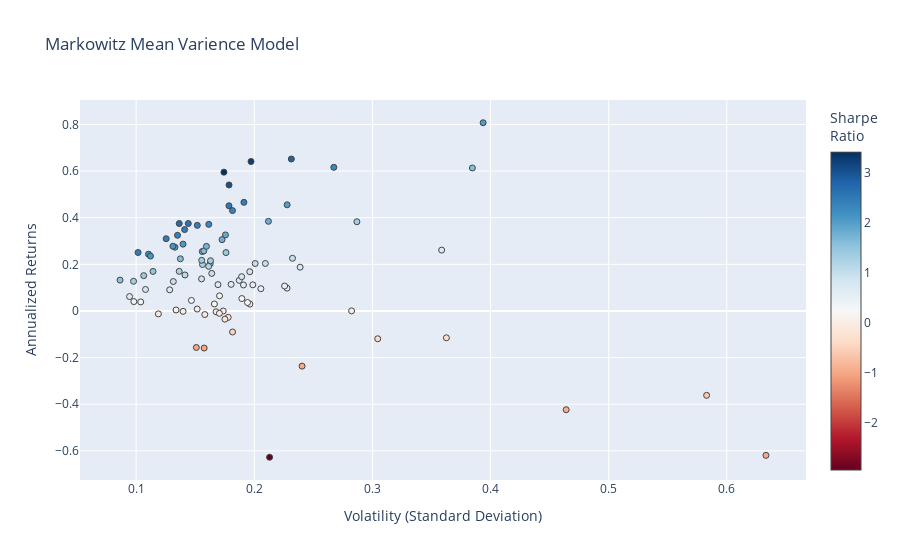

The notebook cell this image was saved under:
### Code cell
hover_texts = [
    f"{ticker} <br>Volatility: {vol:.3f} <br>Returns: {ret:.3%} <br>Sharpe Ratio: {sr:.3f}"
    for ticker, vol, ret, sr in zip(names, volatility, annualized_returns, sharpe_ratios)
]

fig = go.Figure(data=go.Scatter(
    x=volatility, 
    y=annualized_returns, 
    mode='markers',
    hoverinfo='text',
    hovertext=hover_texts,
    marker=dict(color=sharpe_ratios, colorscale = 'RdBu', size=6, line=dict(width=1), colorbar=dict(title="Sharpe<br>Ratio")
    )
))

fig.update_layout(
    title='Markowitz Mean Varience Model',
    xaxis_title='Volatility (Standard Deviation)',
    yaxis_title='Annualized Returns',
)

fig.show()

### Figure 1 — Plotly figure (JSON) as saved in the notebook; plotly's stock layout.template omitted (floating-point values rounded to 4 significant figures)
{"data": [{"hoverinfo": "text", "hovertext": ["ADBE_Close <br>Volatility: 0.228 <br>Returns: 45.540% <br>Sharpe Ratio: 1.999", "BTI_Close <br>Volatility: 0.191 <br>Returns: 11.154% <br>Sharpe Ratio: 0.584", "ORCL_Close <br>Volatility: 0.187 <br>Returns: 13.134% <br>Sharpe Ratio: 0.701", "XOM_Close <br>Volatility: 0.104 <br>Returns: 3.880% <br>Sharpe Ratio: 0.374", "HD_Close <br>Volatility: 0.135 <br>Returns: 32.454% <br>Sharpe Ratio: 2.404", "JPM_Close <br>Volatility: 0.156 <br>Returns: 19.920% <br>Sharpe Ratio: 1.276", "MSFT_Close <br>Volatility: 0.152 <br>Returns: 36.718% <br>Sharpe Ratio: 2.419", "AMZN_Close <br>Volatility: 0.212 <br>Returns: 38.442% <br>Sharpe Ratio: 1.813", "GIS_Close <br>Volatility: 0.174 <br>Returns: -0.030% <br>Sharpe Ratio: -0.002", "BAC_Close <br>Volatility: 0.209 <br>Returns: 20.360% <br>Sharpe Ratio: 0.972", "RTX_Close <br>Volatility: 0.136 <br>Returns: 16.980% <br>Sharpe Ratio: 1.244", "CSCO_Close <br>Volatility: 0.164 <br>Returns: 16.111% <br>Sharpe Ratio: 0.982", "CMCSA_Close <br>Volatility: 0.206 <br>Returns: 9.549% <br>Sharpe Ratio: 0.465", "AEP_Close <br>Volatility: 0.106 <br>Returns: 15.149% <br>Sharpe Ratio: 1.424", "MO_Close <br>Volatility: 0.178 <br>Returns: -2.746% <br>Sharpe Ratio: -0.154", "CPB_Close <br>Volatility: 0.240 <br>Returns: -23.666% <br>Sharpe Ratio: -0.984", "CRM_Close <br>Volatility: 0.156 <br>Returns: 25.484% <br>Sharpe Ratio: 1.634", "VZ_Close <br>Volatility: 0.169 <br>Returns: 11.300% <br>Sharpe Ratio: 0.668", "RMD_Close <br>Volatility: 0.201 <br>Returns: 20.344% <br>Sharpe Ratio: 1.013", "PM_Close <br>Volatility: 0.140 <br>Returns: -0.165% <br>Sharpe Ratio: -0.012", "BIIB_Close <br>Volatility: 0.228 <br>Returns: 9.799% <br>Sharpe Ratio: 0.430", "KR_Close <br>Volatility: 0.363 <br>Returns: -11.512% <br>Sharpe Ratio: -0.317", "MA_Close <br>Volatility: 0.144 <br>Returns: 37.500% <br>Sharpe Ratio: 2.602", "NVDA_Close <br>Volatility: 0.394 <br>Returns: 80.734% <br>Sharpe Ratio: 2.051", "GS_Close <br>Volatility: 0.196 <br>Returns: 2.945% <br>Sharpe Ratio: 0.150", "DUK_Close <br>Volatility: 0.094 <br>Returns: 6.184% <br>Sharpe Ratio: 0.655", "UA_Close <br>Volatility: 0.464 <br>Returns: -42.368% <br>Sharpe Ratio: -0.913", "VRTX_Close <br>Volatility: 0.385 <br>Returns: 61.334% <br>Sharpe Ratio: 1.595", "KO_Close <br>Volatility: 0.086 <br>Returns: 13.237% <br>Sharpe Ratio: 1.533", "ACN_Close <br>Volatility: 0.133 <br>Returns: 27.346% <br>Sharpe Ratio: 2.059", "DE_Close <br>Volatility: 0.179 <br>Returns: 45.118% <br>Sharpe Ratio: 2.527", "DHR_Close <br>Volatility: 0.128 <br>Returns: 9.067% <br>Sharpe Ratio: 0.706", "LMT_Close <br>Volatility: 0.110 <br>Returns: 24.360% <br>Sharpe Ratio: 2.206", "TXN_Close <br>Volatility: 0.161 <br>Returns: 37.142% <br>Sharpe Ratio: 2.300", "SAP_Close <br>Volatility: 0.137 <br>Returns: 22.379% <br>Sharpe Ratio: 1.628", "SO_Close <br>Volatility: 0.119 <br>Returns: -1.259% <br>Sharpe Ratio: -0.106", "MDT_Close <br>Volatility: 0.152 <br>Returns: 0.821% <br>Sharpe Ratio: 0.054", "ABBV_Close <br>Volatility: 0.179 <br>Returns: 54.051% <br>Sharpe Ratio: 3.026", "AMGN_Close <br>Volatility: 0.168 <br>Returns: -0.355% <br>Sharpe Ratio: -0.021", "NEE_Close <br>Volatility: 0.112 <br>Returns: 23.547% <br>Sharpe Ratio: 2.101", "CAT_Close <br>Volatility: 0.197 <br>Returns: 64.107% <br>Sharpe Ratio: 3.250", "T_Close <br>Volatility: 0.175 <br>Returns: -3.526% <br>Sharpe Ratio: -0.201", "QCOM_Close <br>Volatility: 0.239 <br>Returns: 18.777% <br>Sharpe Ratio: 0.786", "CVX_Close <br>Volatility: 0.141 <br>Returns: 15.444% <br>Sharpe Ratio: 1.093", "GOOGL_Close <br>Volatility: 0.157 <br>Returns: 25.766% <br>Sharpe Ratio: 1.638", "UNH_Close <br>Volatility: 0.141 <br>Returns: 34.904% <br>Sharpe Ratio: 2.475", "SYK_Close <br>Volatility: 0.155 <br>Returns: 21.732% <br>Sharpe Ratio: 1.398", "DIS_Close <br>Volatility: 0.158 <br>Returns: -1.539% <br>Sharpe Ratio: -0.097", "TSLA_Close <br>Volatility: 0.359 <br>Returns: 26.105% <br>Sharpe Ratio: 0.728", "MRK_Close <br>Volatility: 0.151 <br>Returns: -15.661% <br>Sharpe Ratio: -1.038", "WFC_Close <br>Volatility: 0.171 <br>Returns: 6.484% <br>Sharpe Ratio: 0.380", "MS_Close <br>Volatility: 0.196 <br>Returns: 16.831% <br>Sharpe Ratio: 0.858", "MCD_Close <br>Volatility: 0.136 <br>Returns: 37.497% <br>Sharpe Ratio: 2.748", "PFE_Close <br>Volatility: 0.108 <br>Returns: 9.217% <br>Sharpe Ratio: 0.854", "COST_Close <br>Volatility: 0.199 <br>Returns: 11.207% <br>Sharpe Ratio: 0.564", "RDY_Close <br>Volatility: 0.304 <br>Returns: -11.923% <br>Sharpe Ratio: -0.392", "EXC_Close <br>Volatility: 0.131 <br>Returns: 12.626% <br>Sharpe Ratio: 0.960", "AMD_Close <br>Volatility: 0.583 <br>Returns: -36.203% <br>Sharpe Ratio: -0.621", "GE_Close <br>Volatility: 0.213 <br>Returns: -62.754% <br>Sharpe Ratio: -2.947", "PEP_Close <br>Volatility: 0.098 <br>Returns: 12.729% <br>Sharpe Ratio: 1.302", "SRE_Close <br>Volatility: 0.134 <br>Returns: 0.416% <br>Sharpe Ratio: 0.031", "GILD_Close <br>Volatility: 0.189 <br>Returns: 5.321% <br>Sharpe Ratio: 0.281", "F_Close <br>Volatility: 0.166 <br>Returns: 2.996% <br>Sharpe Ratio: 0.180", "NFLX_Close <br>Volatility: 0.287 <br>Returns: 38.281% <br>Sharpe Ratio: 1.334", "IBM_Close <br>Volatility: 0.158 <br>Returns: -15.905% <br>Sharpe Ratio: -1.009", "WMT_Close <br>Volatility: 0.182 <br>Returns: 43.058% <br>Sharpe Ratio: 2.372", "EMR_Close <br>Volatility: 0.163 <br>Returns: 20.268% <br>Sharpe Ratio: 1.246", "AAPL_Close <br>Volatility: 0.176 <br>Returns: 25.044% <br>Sharpe Ratio: 1.423", "LLY_Close <br>Volatility: 0.147 <br>Returns: 4.513% <br>Sharpe Ratio: 0.308", "GOOG_Close <br>Volatility: 0.160 <br>Returns: 27.711% <br>Sharpe Ratio: 1.737", "BABA_Close <br>Volatility: 0.267 <br>Returns: 61.610% <br>Sharpe Ratio: 2.305", "SYY_Close <br>Volatility: 0.161 <br>Returns: 19.125% <br>Sharpe Ratio: 1.185", "JNJ_Close <br>Volatility: 0.114 <br>Returns: 16.968% <br>Sharpe Ratio: 1.485", "REGN_Close <br>Volatility: 0.282 <br>Returns: 0.032% <br>Sharpe Ratio: 0.001", "HON_Close <br>Volatility: 0.102 <br>Returns: 25.067% <br>Sharpe Ratio: 2.467", "INTC_Close <br>Volatility: 0.176 <br>Returns: 32.628% <br>Sharpe Ratio: 1.858", "META_Close <br>Volatility: 0.173 <br>Returns: 30.584% <br>Sharpe Ratio: 1.771", "ISRG_Close <br>Volatility: 0.191 <br>Returns: 46.587% <br>Sharpe Ratio: 2.436", "TMO_Close <br>Volatility: 0.163 <br>Returns: 21.553% <br>Sharpe Ratio: 1.323", "MMM_Close <br>Volatility: 0.131 <br>Returns: 27.772% <br>Sharpe Ratio: 2.118", "BSX_Close <br>Volatility: 0.170 <br>Returns: -1.012% <br>Sharpe Ratio: -0.059", "NKE_Close <br>Volatility: 0.226 <br>Returns: 10.695% <br>Sharpe Ratio: 0.474", "K_Close <br>Volatility: 0.182 <br>Returns: -9.007% <br>Sharpe Ratio: -0.496", "EW_Close <br>Volatility: 0.232 <br>Returns: 22.603% <br>Sharpe Ratio: 0.973", "PG_Close <br>Volatility: 0.098 <br>Returns: 4.023% <br>Sharpe Ratio: 0.410", "ABT_Close <br>Volatility: 0.140 <br>Returns: 28.667% <br>Sharpe Ratio: 2.053", "ZBH_Close <br>Volatility: 0.194 <br>Returns: 3.617% <br>Sharpe Ratio: 0.186", "ETN_Close <br>Volatility: 0.155 <br>Returns: 13.763% <br>Sharpe Ratio: 0.886", "GM_Close <br>Volatility: 0.189 <br>Returns: 14.706% <br>Sharpe Ratio: 0.777", "V_Close <br>Volatility: 0.125 <br>Returns: 30.982% <br>Sharpe Ratio: 2.471", "BMY_Close <br>Volatility: 0.180 <br>Returns: 11.411% <br>Sharpe Ratio: 0.633", "SNAP_Close <br>Volatility: 0.633 <br>Returns: -61.938% <br>Sharpe Ratio: -0.978", "PYPL_Close <br>Volatility: 0.231 <br>Returns: 65.170% <br>Sharpe Ratio: 2.817", "BA_Close <br>Volatility: 0.174 <br>Returns: 59.541% <br>Sharpe Ratio: 3.416"], "marker": {"color": [1.999, 0.5845, 0.7015, 0.3735, 2.404, 1.276, 2.419, 1.813, -0.001731, 0.9725, 1.244, 0.9824, 0.4645, 1.424, -0.1544, -0.9843, 1.634, 0.6676, 1.013, -0.01179, 0.4303, -0.3175, 2.602, 2.051, 0.15, 0.655, -0.913, 1.595, 1.533, 2.059, 2.527, 0.7062, 2.206, 2.3, 1.628, -0.1059, 0.0541, 3.026, -0.02118, 2.101, 3.25, -0.2013, 0.7863, 1.093, 1.638, 2.475, 1.398, -0.09731, 0.7279, -1.038, 0.3801, 0.8579, 2.748, 0.8542, 0.5638, -0.3916, 0.9605, -0.621, -2.947, 1.302, 0.03112, 0.2808, 0.1803, 1.334, -1.009, 2.372, 1.246, 1.423, 0.3075, 1.737, 2.305, 1.185, 1.485, 0.001131, 2.467, 1.858, 1.771, 2.436, 1.323, 2.118, -0.05938, 0.4739, -0.496, 0.9728, 0.4104, 2.053, 0.1862, 0.8859, 0.7768, 2.471, 0.6326, -0.9782, 2.817, 3.416], "colorbar": {"title": {"text": "Sharpe<br>Ratio"}}, "colorscale": [[0, "rgb(103,0,31)"], [0.1, "rgb(178,24,43)"], [0.2, "rgb(214,96,77)"], [0.3, "rgb(244,165,130)"], [0.4, "rgb(253,219,199)"], [0.5, "rgb(247,247,247)"], [0.6, "rgb(209,229,240)"], [0.7, "rgb(146,197,222)"], [0.8, "rgb(67,147,195)"], [0.9, "rgb(33,102,172)"], [1, "rgb(5,48,97)"]], "line": {"width": 1}, "size": 6}, "mode": "markers", "type": "scatter", "x": [0.2278, 0.1908, 0.1872, 0.1039, 0.135, 0.1562, 0.1518, 0.212, 0.1737, 0.2094, 0.1365, 0.164, 0.2056, 0.1064, 0.1779, 0.2404, 0.1559, 0.1693, 0.2008, 0.1397, 0.2277, 0.3627, 0.1441, 0.3937, 0.1963, 0.09441, 0.464, 0.3846, 0.08636, 0.1328, 0.1786, 0.1284, 0.1104, 0.1615, 0.1374, 0.1188, 0.1517, 0.1786, 0.1677, 0.1121, 0.1972, 0.1751, 0.2388, 0.1413, 0.1573, 0.141, 0.1555, 0.1581, 0.3586, 0.1509, 0.1706, 0.1962, 0.1365, 0.1079, 0.1988, 0.3045, 0.1315, 0.5829, 0.213, 0.09778, 0.1338, 0.1895, 0.1662, 0.2869, 0.1576, 0.1815, 0.1627, 0.176, 0.1468, 0.1595, 0.2673, 0.1614, 0.1143, 0.2824, 0.1016, 0.1756, 0.1727, 0.1912, 0.163, 0.1311, 0.1705, 0.2257, 0.1816, 0.2323, 0.09803, 0.1397, 0.1943, 0.1554, 0.1893, 0.1254, 0.1804, 0.6332, 0.2314, 0.1743], "y": [0.4554, 0.1115, 0.1313, 0.0388, 0.3245, 0.1992, 0.3672, 0.3844, -0.0003006, 0.2036, 0.1698, 0.1611, 0.09549, 0.1515, -0.02746, -0.2367, 0.2548, 0.113, 0.2034, -0.001647, 0.09799, -0.1151, 0.375, 0.8073, 0.02945, 0.06184, -0.4237, 0.6133, 0.1324, 0.2735, 0.4512, 0.09067, 0.2436, 0.3714, 0.2238, -0.01259, 0.008205, 0.5405, -0.003551, 0.2355, 0.6411, -0.03526, 0.1878, 0.1544, 0.2577, 0.349, 0.2173, -0.01539, 0.261, -0.1566, 0.06484, 0.1683, 0.375, 0.09217, 0.1121, -0.1192, 0.1263, -0.362, -0.6275, 0.1273, 0.004162, 0.05321, 0.02996, 0.3828, -0.159, 0.4306, 0.2027, 0.2504, 0.04513, 0.2771, 0.6161, 0.1912, 0.1697, 0.0003193, 0.2507, 0.3263, 0.3058, 0.4659, 0.2155, 0.2777, -0.01012, 0.107, -0.09007, 0.226, 0.04023, 0.2867, 0.03617, 0.1376, 0.1471, 0.3098, 0.1141, -0.6194, 0.6517, 0.5954]}], "layout": {"title": {"text": "Markowitz Mean Varience Model"}, "xaxis": {"title": {"text": "Volatility (Standard Deviation)"}}, "yaxis": {"title": {"text": "Annualized Returns"}}}}
